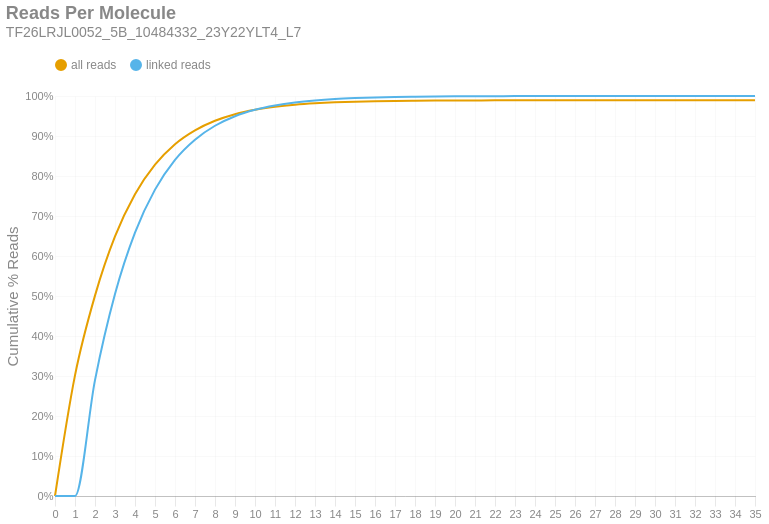

Write notebook code for a chart like this one.
### Markdown cell above
### Reads per Molecule
This chart shows the cumulative distribution of the number of reads per linked molecule. That is, how many alignments are associated with a unique molecule. This excludes the number of reads associated with invalid or absent linked-read barcodes. The `linked` histogram is the percentages recalculated when disregarding singletons.

### Code cell
if SKIPLR:
    print_html(f"Skipped")
else:
    counts = np.bincount(valids['reads'].cast(pl.Int64).to_numpy())
    weighted = counts * np.arange(len(counts))
    all_perc = weighted / n_reads
    linked_perc = weighted / n_linked_reads
    linked_perc[1] = 0
    binned_df = pl.DataFrame({
        'readsper': list(range(len(counts))),
        'all reads (cumsum)': np.cumsum(all_perc).tolist(),
        'linked reads (cumsum)': np.cumsum(linked_perc).tolist(),
    })

    with SafeRender(binned_df):
        (
            density_plot(binned_df, 'Reads Per Molecule', samplename, 'readspmol')
            .encode(
                x=alt.X('readsper:O', title=None).axis(labelAngle=0).scale(padding=0),
                y=alt.Y('value:Q', title='Cumulative % Reads').axis(format='%').stack(False),
                color=alt.Color("key:N").scale(domain=["all reads", "linked reads"]),
                tooltip=[
                    alt.Tooltip("key:N", title="Data Type"),
                    alt.Tooltip("readsper:O", title="Reads Per Molecule"),
                    alt.Tooltip("value:Q", format=".2%", title="% Reads (Cum.)")
                ]            
            )
        ).display()

### Figure 1 — Vega-Lite specification as saved in the notebook (floating-point values rounded to 4 significant figures)
{"width": "container", "height": 400, "config": {"title": {"anchor": "start", "dy": -15, "fontSize": 18, "color": "#888888", "subtitleColor": "#888888", "subtitleFontSize": 14}, "arc": {"fill": "#0072B2"}, "axis": {"domainColor": "#888888", "domainWidth": 0.5, "gridWidth": 0.2, "grid": false, "titleFontWeight": 400, "titleFontSize": 15, "labelFontSize": 11, "labelColor": "#888888", "tickColor": "#888888", "tickWidth": 0.2, "titleColor": "#888888"}, "axisBand": {"grid": false}, "axisX": {"grid": true, "tickSize": 10, "domainCap": "round"}, "axisY": {"domain": false, "grid": true, "tickSize": 0, "domainCap": "round"}, "background": "transparent", "header": {"labelFontSize": 15, "labelColor": "#888888", "titleFontSize": 15, "titleFontWeight": 600, "titleColor": "#888888"}, "legend": {"labelFont": "sans-serif", "labelFontSize": 12, "labelColor": "#888888", "symbolSize": 100, "symbolType": "circle", "titleFontSize": 12, "titlePadding": 10, "titleColor": "#888888", "title": null, "orient": "top"}, "range": {"category": ["#E69F00", "#56B4E9", "#009E73", "#F0E442", "#0072B2", "#D55E00", "#CC79A7", "#000000"], "diverging": ["#cfe8f3", "#a2d4ec", "#73bfe2", "#46abdb", "#1696d2", "#12719e"]}, "area": {"fill": "#0072B2", "fillOpacity": 0.7, "line": true, "strokeOpacity": 0.7}, "line": {"color": "#0072B2", "stroke": "#0072B2", "strokeWidth": 2}, "trail": {"color": "#0072B2", "stroke": "#0072B2", "strokeWidth": 0, "size": 1}, "point": {"filled": true, "fillOpacity": 1.0, "size": 95}, "text": {"color": "#888888", "fontSize": 11, "align": "right", "fontWeight": 400, "size": 11}, "bar": {"fill": "#0072B2", "stroke": null}, "view": {"stroke": null, "continuousWidth": 660, "continuousHeight": 400}}, "data": {"name": "data-e83a146fb9df146675dcc79bda2d3001"}, "mark": {"type": "line", "interpolate": "monotone", "point": {"opacity": 0, "size": 275}}, "encoding": {"color": {"field": "key", "scale": {"domain": ["all reads", "linked reads"]}, "type": "nominal"}, "tooltip": [{"field": "key", "title": "Data Type", "type": "nominal"}, {"field": "readsper", "title": "Reads Per Molecule", "type": "ordinal"}, {"field": "value", "format": ".2%", "title": "% Reads (Cum.)", "type": "quantitative"}], "x": {"axis": {"labelAngle": 0}, "field": "readsper", "scale": {"padding": 0}, "title": null, "type": "ordinal"}, "y": {"axis": {"format": "%"}, "field": "value", "stack": false, "title": "Cumulative % Reads", "type": "quantitative"}}, "params": [{"name": "param_c36ac31b6afebe62", "select": {"type": "point", "fields": ["key"]}, "bind": "legend"}], "title": {"text": "Reads Per Molecule", "subtitle": "TF26LRJL0052_5B_10484332_23Y22YLT4_L7"}, "transform": [{"fold": ["all reads (cumsum)", "linked reads (cumsum)"]}, {"calculate": "replace(datum.key, ' (cumsum)', '')", "as": "key"}, {"filter": {"param": "param_c36ac31b6afebe62"}}], "usermeta": {"embedOptions": {"downloadFileName": "TF26LRJL0052_5B_10484332_23Y22YLT4_L7.readspmol"}}, "$schema": "https://vega.github.io/schema/vega-lite/v6.4.1.json", "datasets": {"data-e83a146fb9df146675dcc79bda2d3001": [{"readsper": 0, "all reads (cumsum)": 0.0, "linked reads (cumsum)": 0.0}, {"readsper": 1, "all reads (cumsum)": 0.3017, "linked reads (cumsum)": 0.0}, {"readsper": 2, "all reads (cumsum)": 0.501, "linked reads (cumsum)": 0.2898}, {"readsper": 3, "all reads (cumsum)": 0.6489, "linked reads (cumsum)": 0.5049}, {"readsper": 4, "all reads (cumsum)": 0.7545, "linked reads (cumsum)": 0.6585}, {"readsper": 5, "all reads (cumsum)": 0.8284, "linked reads (cumsum)": 0.7659}, {"readsper": 6, "all reads (cumsum)": 0.8796, "linked reads (cumsum)": 0.8404}, {"readsper": 7, "all reads (cumsum)": 0.9143, "linked reads (cumsum)": 0.8908}, {"readsper": 8, "all reads (cumsum)": 0.9382, "linked reads (cumsum)": 0.9256}, {"readsper": 9, "all reads (cumsum)": 0.9546, "linked reads (cumsum)": 0.9495}, {"readsper": 10, "all reads (cumsum)": 0.9656, "linked reads (cumsum)": 0.9655}, {"readsper": 11, "all reads (cumsum)": 0.9731, "linked reads (cumsum)": 0.9763}, {"readsper": 12, "all reads (cumsum)": 0.9782, "linked reads (cumsum)": 0.9838}, {"readsper": 13, "all reads (cumsum)": 0.9817, "linked reads (cumsum)": 0.989}, {"readsper": 14, "all reads (cumsum)": 0.9842, "linked reads (cumsum)": 0.9925}, {"readsper": 15, "all reads (cumsum)": 0.9858, "linked reads (cumsum)": 0.9948}, {"readsper": 16, "all reads (cumsum)": 0.9869, "linked reads (cumsum)": 0.9965}, {"readsper": 17, "all reads (cumsum)": 0.9877, "linked reads (cumsum)": 0.9976}, {"readsper": 18, "all reads (cumsum)": 0.9882, "linked reads (cumsum)": 0.9983}, {"readsper": 19, "all reads (cumsum)": 0.9885, "linked reads (cumsum)": 0.9988}, {"readsper": 20, "all reads (cumsum)": 0.9888, "linked reads (cumsum)": 0.9992}, {"readsper": 21, "all reads (cumsum)": 0.989, "linked reads (cumsum)": 0.9995}, {"readsper": 22, "all reads (cumsum)": 0.9891, "linked reads (cumsum)": 0.9996}, {"readsper": 23, "all reads (cumsum)": 0.9892, "linked reads (cumsum)": 0.9997}, {"readsper": 24, "all reads (cumsum)": 0.9892, "linked reads (cumsum)": 0.9998}, {"readsper": 25, "all reads (cumsum)": 0.9893, "linked reads (cumsum)": 0.9999}, {"readsper": 26, "all reads (cumsum)": 0.9893, "linked reads (cumsum)": 0.9999}, {"readsper": 27, "all reads (cumsum)": 0.9893, "linked reads (cumsum)": 1.0}, {"readsper": 28, "all reads (cumsum)": 0.9893, "linked reads (cumsum)": 1.0}, {"readsper": 29, "all reads (cumsum)": 0.9893, "linked reads (cumsum)": 1.0}, {"readsper": 30, "all reads (cumsum)": 0.9893, "linked reads (cumsum)": 1.0}, {"readsper": 31, "all reads (cumsum)": 0.9893, "linked reads (cumsum)": 1.0}, {"readsper": 32, "all reads (cumsum)": 0.9893, "linked reads (cumsum)": 1.0}, {"readsper": 33, "all reads (cumsum)": 0.9893, "linked reads (cumsum)": 1.0}, {"readsper": 34, "all reads (cumsum)": 0.9893, "linked reads (cumsum)": 1.0}, {"readsper": 35, "all reads (cumsum)": 0.9893, "linked reads (cumsum)": 1.0}]}}
